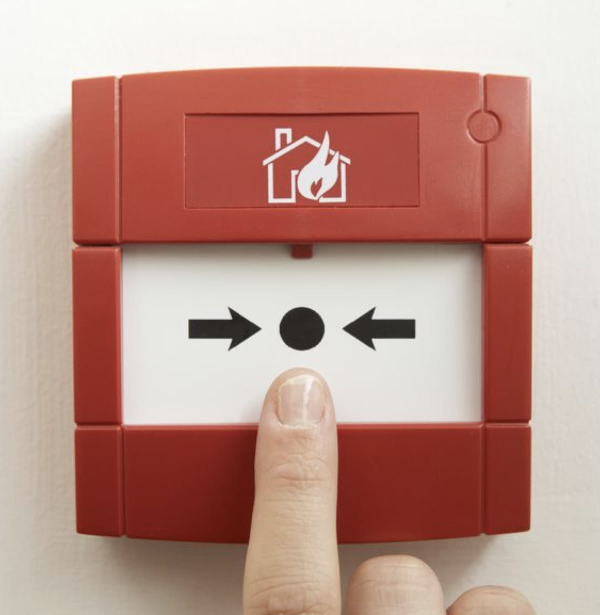
#> input picture assets/img/ALARME DE INCEIDO.jpg, 1200 x 1229 px (shown at 1/2 size)
$ python -i scala_crops.py   (imports and definitions only)
#> lines starting #> are read from the running program, lines starting #| are printed output that depends on the picture
#> further down, picture is the input picture: PIL image 1200x1229 RGB; mean R, G, B 189.7, 150.1, 139.6
#!/usr/bin/env python3
"""
Recorta as fotos dos produtos de sinalização do catálogo em PDF do Grupo Scala
("Placas e adesivos de sinalização contra incêndio", catálogo 25 anos).

Cada página do PDF é uma imagem JPEG de 1025×1482 px. Os recortes usam
coordenadas na escala 713×1021 (a página renderizada a 90 dpi) e são feitos
na imagem original. Depois:
  - corta as bordas pela cor de fundo;
  - quando o selo com o código do catálogo ("E7", "S11"...) cobre o canto da
    placa, reconstrói esse canto com as cores da própria placa;
  - amplia 2× com nitidez e centraliza numa tela branca 4:3 (máx. 800×600).

Uso: python3 scala_crops.py caminho/do/catalogo.pdf public/produtos/sinalizacao

O PDF é o catálogo público da Scala:
https://gruposcala.com.br/wp-content/uploads/2024/10/SCALA-SERIGRAFIA-CATALOGO-25-Placas-e-adesivos-de-sinalizacao-contra-incendio-catalogo-completo-clicavel-compressed.pdf
Precisa de poppler-utils (pdfimages), Pillow e numpy.
"""
import os
import subprocess
import sys
import tempfile

import numpy as np
from PIL import Image, ImageFilter

SCALE = 1025 / 713  # página a 90 dpi → imagem original do PDF

# id: (página, (x0, y0, x1, y1), selo opcional (x0, y0, x1, y1), opções)
# Opções: "trim" (corta pelo fundo, padrão True), "debadge" (apaga o selo azul e o
# contorno cinza da chapa) e "donor": (página, janela, transformação) — o canto
# coberto pelo selo é copiado de outra placa espelhada ("mirror") ou girada
# ("rot180"); página None usa a própria placa (símbolos simétricos). "inset" corta
# alguns pixels da borda da placa.
CROPS = {
    # Orientação e salvamento (rota de fuga)
    "saida": (5, (585, 474, 685, 528), None, {}),
    "rota-de-fuga-seta": (5, (14, 104, 130, 166), (10, 98, 56, 134), {"donor": (5, (205, 104, 322, 166), "mirror")}),
    "escada-de-emergencia": (5, (390, 285, 510, 347), (388, 282, 438, 316), {"donor": (5, (205, 285, 322, 350), "mirror")}),
    "saida-acessivel": (5, (25, 746, 258, 800), None, {}),
    "porta-corta-fogo": (5, (205, 378, 322, 438), (205, 378, 243, 406), {}),
    "ponto-de-encontro": (10, (24, 244, 106, 356), None, {}),
    # Placas fotoluminescentes com laudo
    "fotoluminescente-laudo": (8, (24, 193, 528, 446), None, {"trim": False}),
    # Equipamentos de combate a incêndio
    "extintor": (7, (617, 107, 702, 173), None, {}),
    "hidrante": (7, (308, 100, 395, 173), (304, 98, 366, 134), {"donor": (None, None, "mirror")}),
    "mangotinho": (7, (206, 100, 292, 173), (202, 98, 264, 134), {"donor": (None, None, "mirror")}),
    "extintor-hidrante-coluna": (9, (40, 104, 306, 222), None, {}),
    "acionador-alarme": (7, (644, 507, 704, 584), None, {}),
    "bomba-de-incendio": (7, (538, 505, 598, 584), (530, 502, 568, 528), {"donor": (None, None, "mirror")}),
    "agente-extintor": (7, (274, 568, 388, 608), None, {}),
    "abrigo-hidrante": (10, (30, 648, 137, 679), None, {}),
    "hidrante-de-recalque": (10, (24, 874, 121, 952), None, {}),
    # Alerta (só o triângulo, sem o selo do catálogo)
    "alerta-inflamavel": (7, (133, 931, 186, 983), None, {"debadge": True}),
    "alerta-explosao": (7, (235, 931, 288, 983), None, {"debadge": True}),
    "alerta-choque-eletrico": (7, (438, 931, 491, 983), None, {"debadge": True}),
    # Proibição
    "proibido-fumar": (7, (35, 728, 97, 808), None, {"debadge": True}),
    "proibido-produzir-chama": (7, (185, 728, 247, 813), None, {"debadge": True}),
    "proibido-elevador": (7, (481, 728, 548, 810), None, {"debadge": True}),
    "proibido-obstruir": (7, (636, 728, 698, 809), None, {"debadge": True}),
    # Sinalização complementar e continuada
    "fita-antiderrapante": (4, (48, 84, 668, 318), None, {"trim": False}),
    "demarcacao-de-solo": (9, (469, 312, 664, 509), (460, 304, 500, 336), {"inset": 5}),
    "plano-de-fuga": (9, (315, 657, 692, 880), None, {"trim": False}),
}

# Faixas zebradas: duas faixas empilhadas numa imagem
STRIPES = {"faixas-zebradas": (4, [(22, 544, 370, 562), (22, 629, 370, 647)])}


# [10 lines left out: function load_pages, not called in this run]


def box(b):
    return tuple(int(round(v * SCALE)) for v in b)


# [18 lines left out: functions bg_color, content_bbox, not called in this run]


def bluish(arr):
    a = arr.astype(int)
    return (a[:, :, 2] > a[:, :, 1] + 5) & (a[:, :, 2] > a[:, :, 0] + 25)


# [89 lines left out: functions longest_run, sign_rect, dominant, patch_badge, composite, not called in this run]


def finish(im, dest):
    """Amplia 2× com nitidez e centraliza numa tela branca 4:3 de até 800×600."""
#> called with dest = 'out.png'
    im = im.resize((im.width * 2, im.height * 2), Image.LANCZOS)
    im = im.filter(ImageFilter.UnsharpMask(radius=1.6, percent=90, threshold=2))
    canvas_w = 800
    canvas_h = 600
    fit = min(canvas_w * 0.84 / im.width, canvas_h * 0.84 / im.height, 1.6)
#> fit = 0.205
    im = im.resize((max(1, int(im.width * fit)), max(1, int(im.height * fit))), Image.LANCZOS)
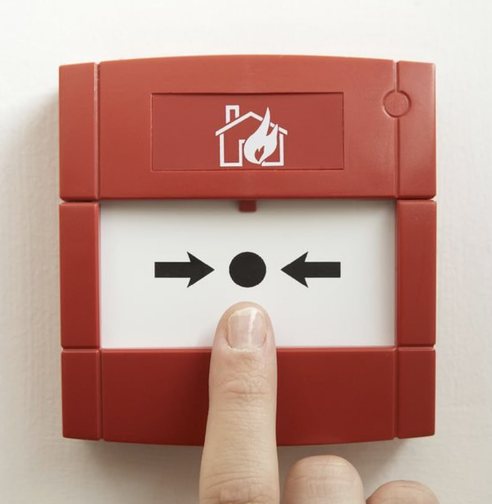
#> im: PIL image 492x504 RGB; mean R, G, B 189.7, 150.1, 139.6
    canvas = Image.new("RGB", (canvas_w, canvas_h), (255, 255, 255))
#> canvas: PIL image 800x600 RGB; every value is 255
    canvas.paste(im, ((canvas_w - im.width) // 2, (canvas_h - im.height) // 2))
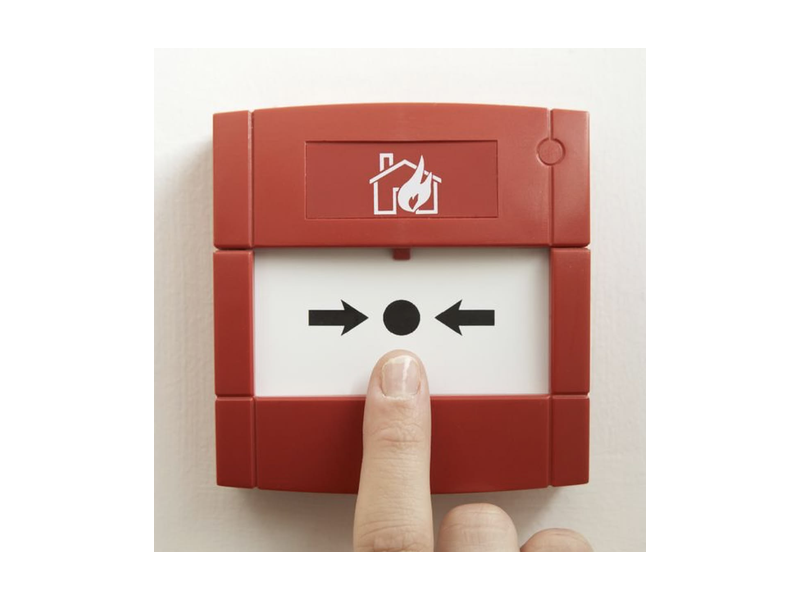
#> canvas: PIL image 800x600 RGB; mean R, G, B 221.3, 200.8, 195.4
    os.makedirs(os.path.dirname(dest), exist_ok=True)
    canvas.save(dest, "WEBP", quality=86, method=6)


# [53 lines left out: function main, not called in this run]


# [2 lines not run here, left out]

>>> from PIL import Image
>>> picture = Image.open('../../../assets/img/ALARME DE INCEIDO.jpg')
>>> result = finish(picture, 'out.png')

$ run again, on assets/img/diferenciais-bg.jpg
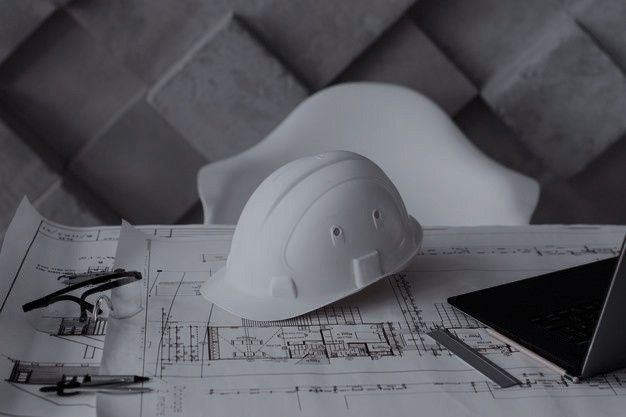
#> input picture assets/img/diferenciais-bg.jpg, 626 x 417 px
#> picture is the input picture: PIL image 626x417 RGB; mean R, G, B 89.1, 89.6, 95.4
#> in finish, `canvas.paste(im, ((canvas_w - im.width) // 2, (canvas_h - im.height) /..`:
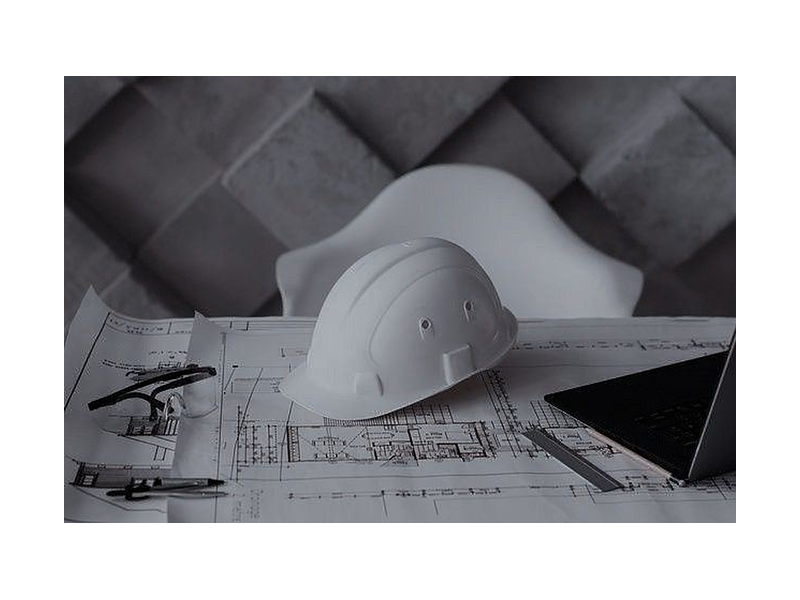
#> canvas: PIL image 800x600 RGB; mean R, G, B 151.2, 151.5, 155.1
